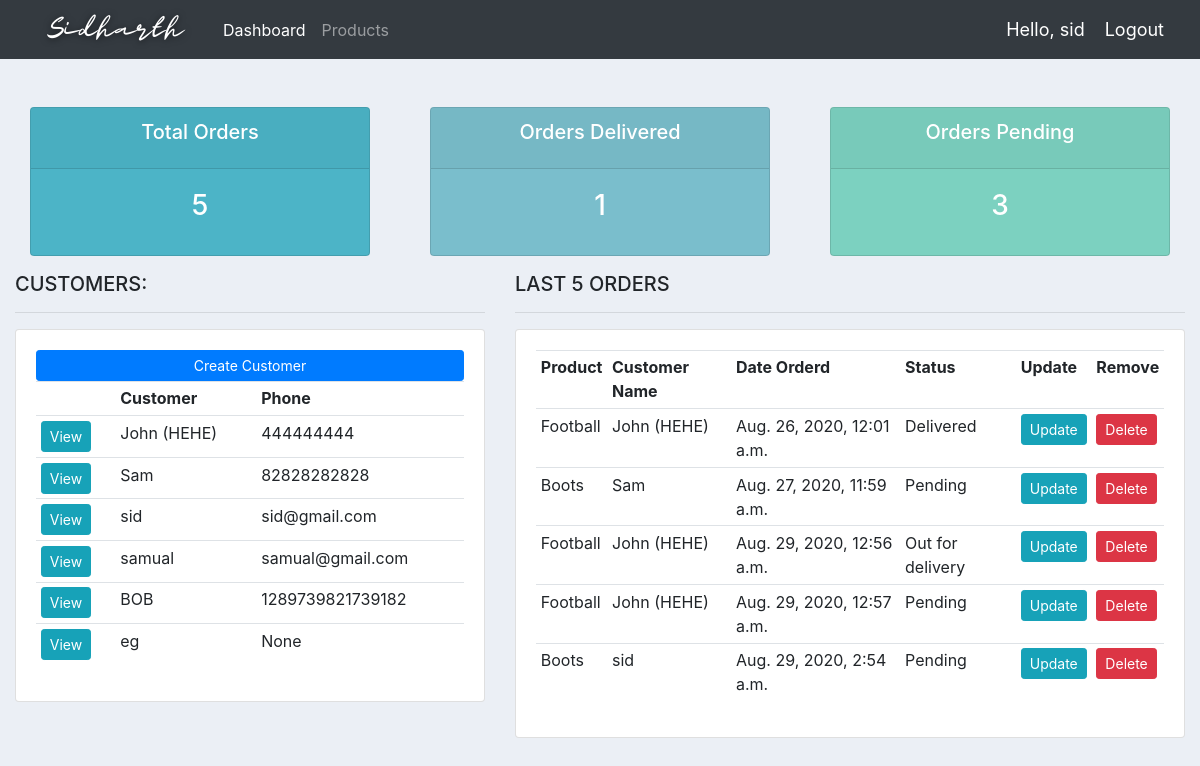
/ (signed in), run on an earlier commit of the app's database.
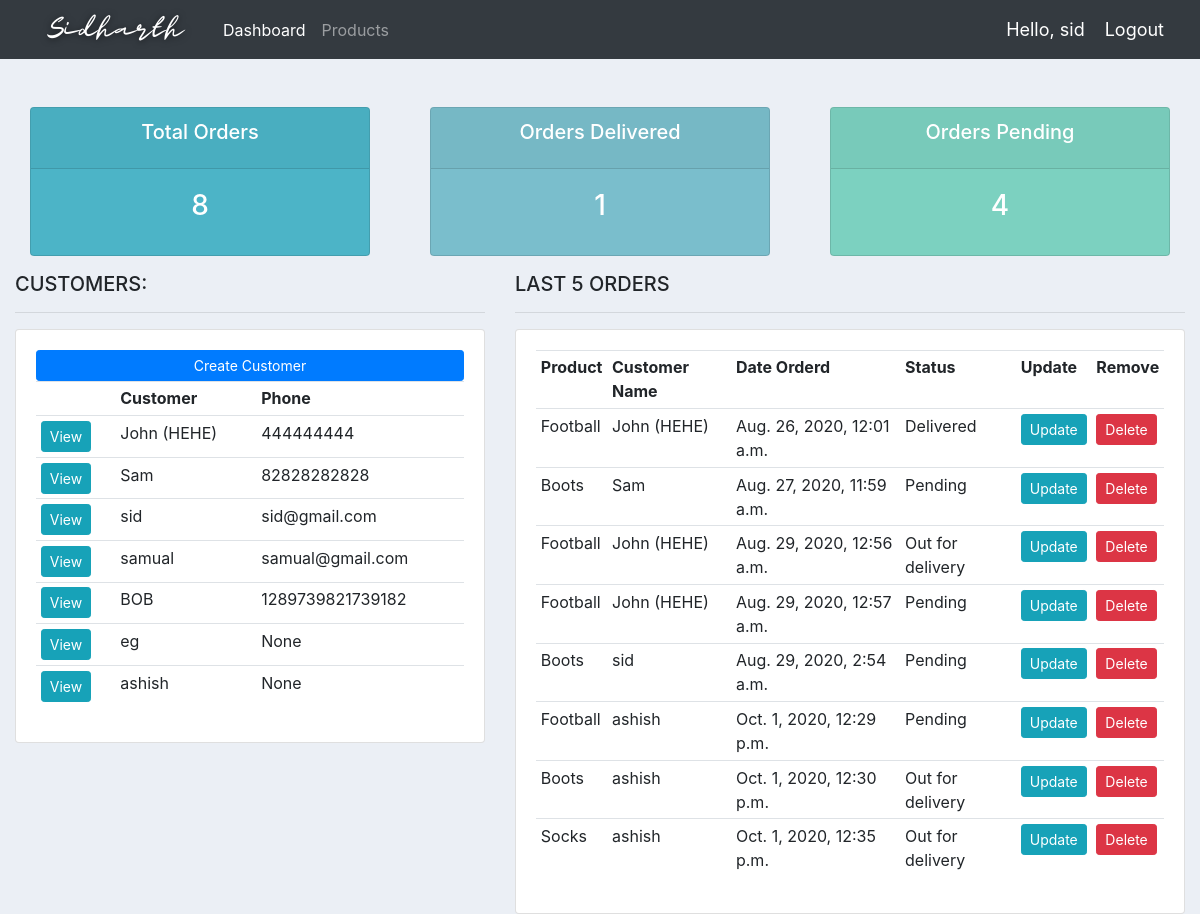
And on a later commit of the database.
### accounts/models.py (models this page shows, shortened)
class Customer(models.Model):
    user = models.OneToOneField(User, null=True,blank=True,on_delete=models.CASCADE)
    profile_pic = models.ImageField(default='profile.png',null=True,blank=True)
    name = models.CharField(max_length=200, null=True)
    phone = models.CharField(max_length=200, null=True)
    email = models.CharField(max_length=200, null=True)
    date_created = models.DateTimeField(auto_now_add=True, null=True)
    def __str__(self):
        return str(self.name)

class Order(models.Model):
    STATUS = (
        ('Pending', 'Pending'),
        ('Out for delivery', 'Out for delivery'),
        ('Delivered', 'Delivered'),
    )
    customer = models.ForeignKey(Customer, null=True, on_delete=models.SET_NULL)
    product = models.ForeignKey(Product, null=True, on_delete=models.SET_NULL)
    date_created = models.DateTimeField(auto_now_add=True, null=True)
    status = models.CharField(max_length=200, null=True, choices=STATUS)
    note = models.CharField(max_length=1000, null=True)

class Product(models.Model):
    CATEGORY = (
        ('Indoor', 'Indoor'),
        ('Out Door', 'Out Door'),
    )
    name = models.CharField(max_length=200, null=True)
    price = models.FloatField(null=True)
    category = models.CharField(max_length=200, null=True, choices=CATEGORY)
    description = models.CharField(max_length=200, null=True,
                                   blank=True)  # null is for form submission and black is for description
    date_created = models.DateTimeField(auto_now_add=True, null=True)
    tags = models.ManyToManyField(Tag)
    def __str__(self):
        return str(self.name)

### accounts/decorators.py (the view)
    def wrapper_function(request, *args, **kwargs):
        group = None
        if request.user.groups.exists():
            group = request.user.groups.all()[0].name
            if group == 'customer':
                return  redirect('user')
            if group == 'admin':
                return view_functon(request, *args, **kwargs)

### accounts/views.py (called while the page is built)
@login_required(login_url='login')
@admin_only
def home(request):
    orders = Order.objects.all()
    customers = Customer.objects.all()
    total_customers = customers.count()
    total_orders = orders.count()
    delivered = orders.filter(status='Delivered').count()
    pending = orders.filter(status='Pending').count()
    context = {'orders': orders, 'customers': customers,
               'total_orders': total_orders, 'pending': pending,
               'delivered': delivered}
    return render(request, 'accounts/dashboard.html', context)

### accounts/templates/accounts/dashboard.html
{% extends 'accounts/main.html' %} {% block content %}
<br />
{% include 'accounts/status.html' %}
<div class="row">
  <div class="col-md-5">
    <h5>CUSTOMERS:</h5>
    <hr />
    <div class="card card-body">
      <a
        class="btn btn-primary btn-sm btn-block"
        href="{% url 'create_customer' %}"
        >Create Customer</a
      >
      <table class="table table-sm">
        <tr>
          <th></th>
          <th>Customer</th>
          <th>Phone</th>
        </tr>
        {% for customer in customers %}
        <tr>
          <td>
            <a
              class="btn btn-sm btn-info"
              href="{% url 'customer' customer.id %}"
              >View</a
            >
          </td>
          <td>{{ customer.name }}</td>
          <td>{{ customer.phone }}</td>
        </tr>
        {% endfor %}
      </table>
    </div>
  </div>
  <div class="col-md-7">
    <h5>LAST 5 ORDERS</h5>
    <hr />
    <div class="card card-body">
      <table class="table table-sm">
        <tr>
          <th>Product</th>
          <th>Customer Name</th>
          <th>Date Orderd</th>
          <th>Status</th>
          <th>Update</th>
          <th>Remove</th>
        </tr>
        {% for order in orders %}
        <tr>
          <td>{{ order.product }}</td>
          <td>{{ order.customer }}</td>
          <td>{{ order.date_created }}</td>
          <td>{{ order.status }}</td>
          <td>
            <a
              class="btn btn-sm btn-info"
              href="{% url 'update_order' order.id %}"
              >Update</a
            >
          </td>
          <td>
            <a
              class="btn btn-sm btn-danger"
              href="{% url 'delete_order' order.id %}"
              >Delete</a
            >
          </td>
        </tr>
        {% endfor %}
      </table>
    </div>
  </div>
</div>
{% endblock %}

### accounts/templates/accounts/main.html (shortened to what this page needs)
{% load static %}
<!DOCTYPE html>
    <head>
        <link rel="stylesheet" href="https://stackpath.bootstrapcdn.com/bootstrap/4.5.2/css/bootstrap.min.css">    <title>CMS</title>
        <link rel="stylesheet" type="text/css" href= "{% static '/css/main.css' %}">
</head>
<body>
	{%  include 'accounts/navbar.html' %}
	<div class="container-fluid">
	{% block content %}
	{% endblock %}
    </div>
</body>
</html>

### accounts/templates/accounts/navbar.html (shortened to what this page needs)
{% load static %}
<nav class="navbar navbar-expand-lg navbar-dark bg-dark">
<a href="{% url 'home' %}">
 <img src="{% static 'images/logo.png' %}">
</a>
  <div class="collapse navbar-collapse" id="navbarNav">
    <ul class="navbar-nav">
      {% if request.user.is_staff %}
      <li class="nav-item active">
        <a class="nav-link" href="{% url 'home' %}">Dashboard</a>
      </li>
      <li class="nav-item">
        <a class="nav-link" href="{% url 'products' %}">Products</a>
      </li>
      {% else %}
       <li class="nav-item">
        <a class="nav-link" href="{% url 'account' %}">Settings</a>
      </li>
      {% endif %}
    </ul>
  </div>
  <span class="hello-msg">Hello, {{request.user}}</span>
  <span ><a  class="hello-msg" href="{% url 'logout' %}">Logout</a></span>
</nav>

### accounts/templates/accounts/status.html
<br>
<div class="row">
	<div class="col">
		<div class="col-md">
			<div class="card text-center text-white  mb-3" id="total-orders">
			  	<div class="card-header">
			  		<h5 class="card-title">Total Orders</h5>
			  	</div>
			  	<div class="card-body">
			    	<h3 class="card-title">{{ total_orders }}</h3>
			  	</div>
			</div>
		</div>
	</div>
	<div class="col">
		<div class="col-md">
			<div class="card text-center text-white  mb-3" id="orders-delivered">
			  	<div class="card-header">
			  		<h5 class="card-title">Orders Delivered</h5>
			  	</div>
			  	<div class="card-body">
			    	<h3 class="card-title">{{ delivered }}</h3>
			  	</div>
			</div>
		</div>
	</div>
	<div class="col">
		<div class="col-md">
			<div class="card text-center text-white  mb-3" id="orders-pending">
			  	<div class="card-header">
			  		<h5 class="card-title">Orders Pending</h5>
			  	</div>
			  	<div class="card-body">
			    	<h3 class="card-title">{{ pending }}</h3>
			  	</div>
			</div>
		</div>
	</div>
</div>

### static/css/main.css (style rules this page uses)
body { background-color: #ebeff5; }
#total-orders { background-color: #4cb4c7; }
#orders-delivered { background-color: #7abecc; }
#orders-pending { background-color: #7CD1C0; }

### accounts/templates/accounts/navbar.html (style rules this page uses)
.hello-msg { font-size: 18px; color: #fff; margin-right: 20px; }

What changed in the data, as far as the page shows it:
added Customer: name "ashish", phone "None"
added Order: product "Football", customer "ashish", date_created "Oct. 1, 2020, 12:29 p.m.", status "Pending"
added Order: product "Boots", customer "ashish", date_created "Oct. 1, 2020, 12:30 p.m.", status "Out for delivery"
added Order: product "Socks", customer "ashish", date_created "Oct. 1, 2020, 12:35 p.m.", status "Out for delivery"
Also different on the page:
{{ total_orders }}: "5" → "8"
{{ pending }}: "3" → "4"
